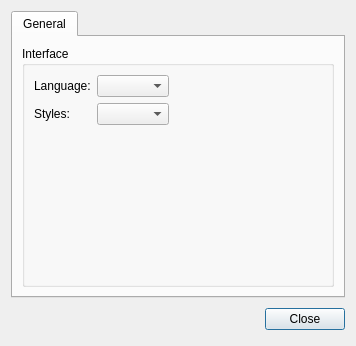
<?xml version="1.0" encoding="UTF-8"?>
<ui version="4.0">
 <class>PreferencesDialog</class>
 <widget class="QDialog" name="PreferencesDialog">
  <property name="geometry">
   <rect>
    <x>0</x>
    <y>0</y>
    <width>356</width>
    <height>346</height>
   </rect>
  </property>
  <property name="windowTitle">
   <string>Dialog</string>
  </property>
  <layout class="QVBoxLayout" name="verticalLayout">
   <item>
    <widget class="QTabWidget" name="preferencesTab">
     <widget class="QWidget" name="generalTab">
      <attribute name="title">
       <string>General</string>
      </attribute>
      <layout class="QVBoxLayout" name="verticalLayout_2">
       <item>
        <widget class="QGroupBox" name="interfaceBox">
         <property name="title">
          <string>Interface</string>
         </property>
         <layout class="QFormLayout" name="formLayout">
          <item row="0" column="0">
           <widget class="QLabel" name="label">
            <property name="text">
             <string>Language:</string>
            </property>
           </widget>
          </item>
          <item row="0" column="1">
           <widget class="QComboBox" name="languageComboBox">
            <property name="sizePolicy">
             <sizepolicy hsizetype="Maximum" vsizetype="Fixed">
              <horstretch>0</horstretch>
              <verstretch>0</verstretch>
             </sizepolicy>
            </property>
           </widget>
          </item>
          <item row="1" column="0">
           <widget class="QLabel" name="label_2">
            <property name="text">
             <string>Styles:</string>
            </property>
           </widget>
          </item>
          <item row="1" column="1">
           <widget class="QComboBox" name="stylesComboBox">
            <property name="sizePolicy">
             <sizepolicy hsizetype="Maximum" vsizetype="Fixed">
              <horstretch>0</horstretch>
              <verstretch>0</verstretch>
             </sizepolicy>
            </property>
           </widget>
          </item>
         </layout>
        </widget>
       </item>
      </layout>
     </widget>
    </widget>
   </item>
   <item>
    <layout class="QHBoxLayout">
     <property name="spacing">
      <number>6</number>
     </property>
     <property name="leftMargin">
      <number>0</number>
     </property>
     <property name="topMargin">
      <number>0</number>
     </property>
     <property name="rightMargin">
      <number>0</number>
     </property>
     <property name="bottomMargin">
      <number>0</number>
     </property>
     <item>
      <spacer>
       <property name="orientation">
        <enum>Qt::Horizontal</enum>
       </property>
       <property name="sizeHint" stdset="0">
        <size>
         <width>131</width>
         <height>31</height>
        </size>
       </property>
      </spacer>
     </item>
     <item>
      <widget class="QPushButton" name="closeButton">
       <property name="text">
        <string>Close</string>
       </property>
      </widget>
     </item>
    </layout>
   </item>
  </layout>
 </widget>
 <resources/>
 <connections>
  <connection>
   <sender>closeButton</sender>
   <signal>clicked()</signal>
   <receiver>PreferencesDialog</receiver>
   <slot>reject()</slot>
   <hints>
    <hint type="sourcelabel">
     <x>369</x>
     <y>253</y>
    </hint>
    <hint type="destinationlabel">
     <x>179</x>
     <y>282</y>
    </hint>
   </hints>
  </connection>
 </connections>
</ui>
